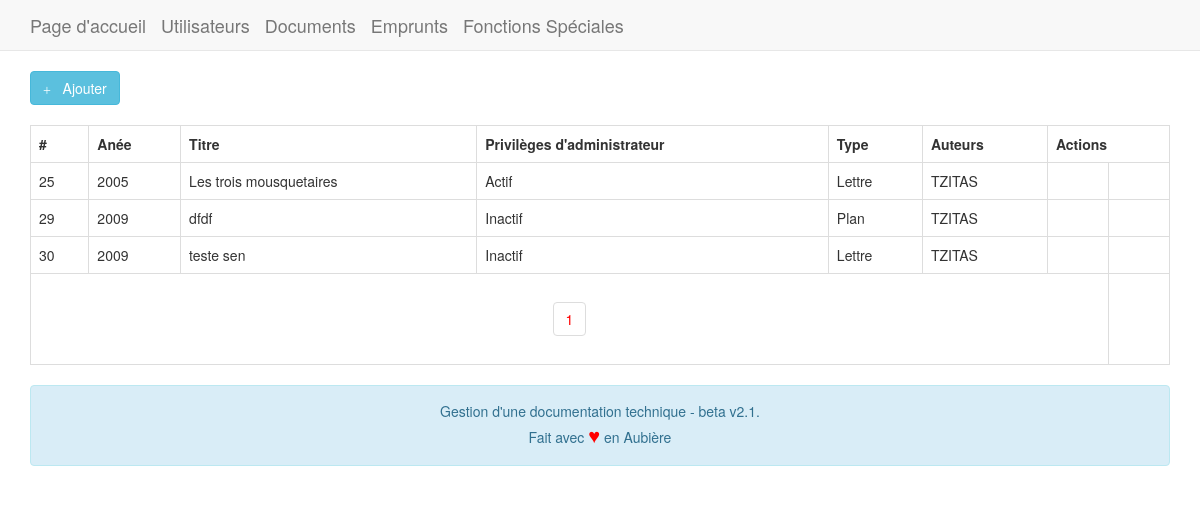
The page /v2/Documents.php on the database as committed earlier.
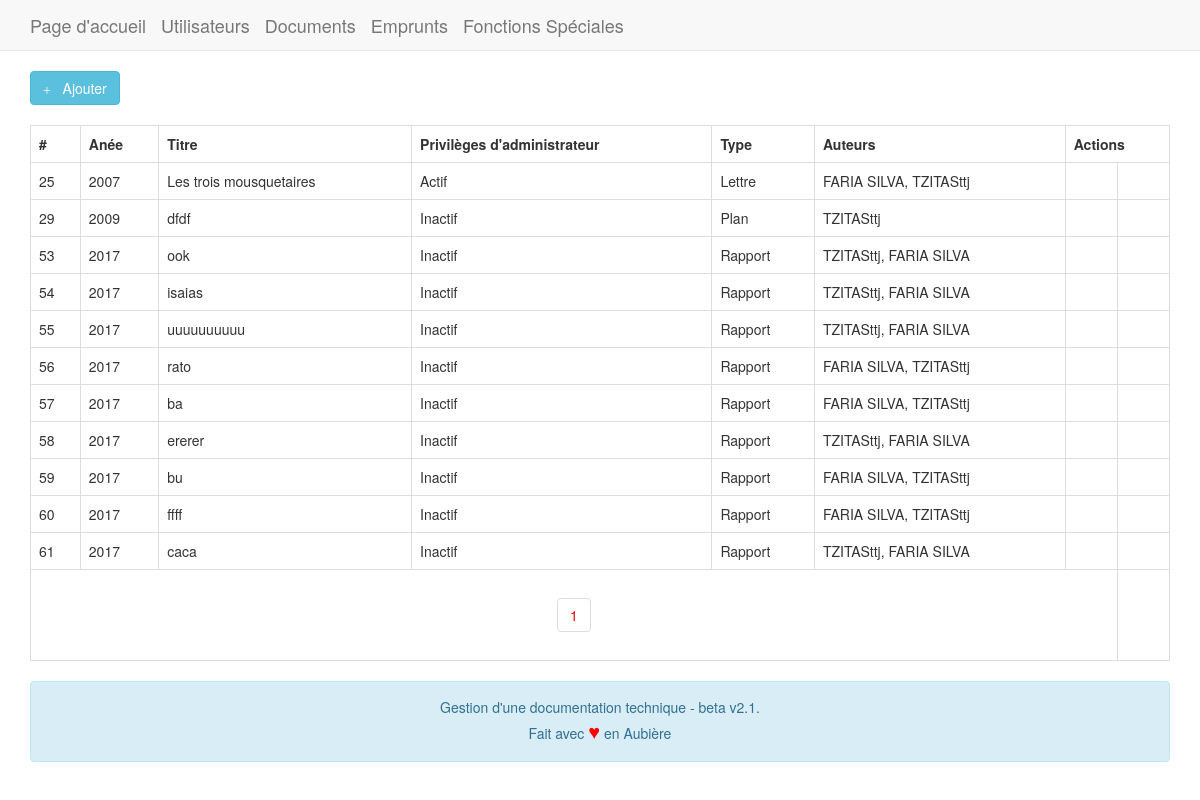
The same page on the database as committed later.
### tables this page shows
CREATE TABLE `Documents` (
  `id` int(11) NOT NULL AUTO_INCREMENT,
  `anee` year(4) DEFAULT NULL,
  `titre` varchar(255) NOT NULL,
  `niv_config` tinyint(1) NOT NULL DEFAULT '0',
  `type` enum('Rapport','Lettre','Plan','Note','Contrat') NOT NULL,
  PRIMARY KEY (`id`)
);

### v2/classes/dbconfig.php (called while the page is built, shortened)
<?php
$url_base = "http://isaiasfaria.com.br/isima_base_donne_tp1/";
$url_site = $url_base."v2/";
?>

### v2/classes/class.Documents.php (the view, shortened to what this page needs)
<?php
class Documents
{
	private $db;
	function __construct($DB_con)
	{
		$this->db = $DB_con;
	}
	public function dataview($query)
	{
		$res = $this->db->prepare($query);
		$res->execute();
		if($res->rowCount()>0)
		{
			while($row=$res->fetch(PDO::FETCH_ASSOC))
			{
				?>
                <tr>
                <td><?php print($row['id']); ?></td>
                <td><?php print($row['anee']); ?></td>
                <td><?php print($row['titre']); ?></td>
                <td><?php echo ($row['niv_config']==1)?"Actif":"Inactif"; ?></td>
                <td><?php print($row['type']); ?></td>
                <td><?php print($row['auteurs']); ?></td>
                <td align="center">
                <a href="<?php echo $url_site; ?>edit/Documents.php?edit_id=<?php print($row['id']); ?>"><i class="glyphicon glyphicon-edit"></i></a>
                </td>
                <td align="center">
                <a href="<?php echo $url_site; ?>delete/Documents.php?delete_id=<?php print($row['id']); ?>"><i class="glyphicon glyphicon-remove-circle"></i></a>
                </td>
                </tr>
                <?php
			}
		}
		else
		{
			?>
            <tr>
            <td>Rien ici...</td>
            </tr>
            <?php
		}
	}
	public function paginglink($query,$records_per_page)
	{
		$self = $_SERVER['PHP_SELF'];
		$res = $this->db->prepare($query);
		$res->execute();
		$total_no_of_records = $res->rowCount();
		if($total_no_of_records > 0)
		{
			?><ul class="pagination"><?php
			$total_no_of_pages=ceil($total_no_of_records/$records_per_page);
			$current_page=1;
			for($i=1;$i<=$total_no_of_pages;$i++)
			{
				if($i==$current_page)
				{
					echo "<li><a href='".$self."?page_no=".$i."' style='color:red;'>".$i."</a></li>";
				}
				else
				{
					echo "<li><a href='".$self."?page_no=".$i."'>".$i."</a></li>";
				}
			}
			?></ul><?php
		}
	}
}

Rows that differ between the two databases and show on the page:
removed documents: id "30", anee "2009", titre "teste sen", niv_config "Inactif", type "Lettre", auteurs "TZITAS"
changed documents "Les trois mousquetaires": anee "2005" → "2007"; auteurs "TZITAS" → "FARIA SILVA, TZITASttj"
computed for documents "dfdf": auteurs "TZITAS" → "TZITASttj"
added documents: id "53", anee "2017", titre "ook", niv_config "Inactif", type "Rapport", auteurs "TZITASttj, FARIA SILVA"
added documents: id "54", anee "2017", titre "isaias", niv_config "Inactif", type "Rapport", auteurs "TZITASttj, FARIA SILVA"
added documents: id "55", anee "2017", titre "uuuuuuuuuu", niv_config "Inactif", type "Rapport", auteurs "TZITASttj, FARIA SILVA"
added documents: id "56", anee "2017", titre "rato", niv_config "Inactif", type "Rapport", auteurs "FARIA SILVA, TZITASttj"
added documents: id "57", anee "2017", titre "ba", niv_config "Inactif", type "Rapport", auteurs "FARIA SILVA, TZITASttj"
added documents: id "58", anee "2017", titre "ererer", niv_config "Inactif", type "Rapport", auteurs "TZITASttj, FARIA SILVA"
added documents: id "59", anee "2017", titre "bu", niv_config "Inactif", type "Rapport", auteurs "FARIA SILVA, TZITASttj"
added documents: id "60", anee "2017", titre "ffff", niv_config "Inactif", type "Rapport", auteurs "FARIA SILVA, TZITASttj"
added documents: id "61", anee "2017", titre "caca", niv_config "Inactif", type "Rapport", auteurs "TZITASttj, FARIA SILVA"
